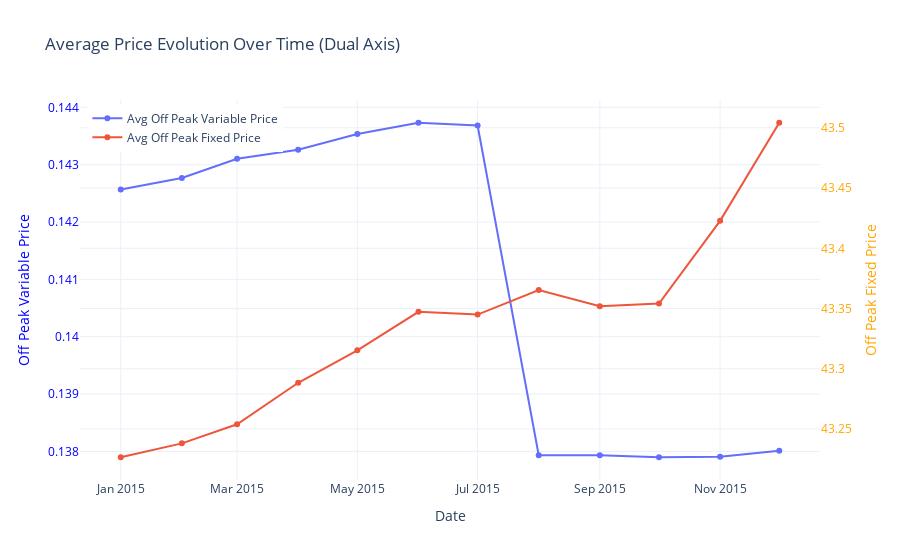

Here is the notebook cell this chart was saved with:
### Code cell
np.random.seed(0)
dates = pd.date_range(start="2015-01-01", periods=12, freq='MS')
client_ids = [f"client_{i}" for i in range(5)]

# Aggregating average prices per date
df_avg = df_price.groupby("price_date", as_index=False).agg({
    "price_off_peak_var": "mean",
    "price_off_peak_fix": "mean"
})

# Create interactive plot with Plotly
fig = go.Figure()

# Add variable price (left y-axis)
fig.add_trace(go.Scatter(
    x=df_avg['price_date'], 
    y=df_avg['price_off_peak_var'],
    mode='lines+markers',
    name='Avg Off Peak Variable Price',
    yaxis='y1'
))

# Add fixed price (right y-axis)
fig.add_trace(go.Scatter(
    x=df_avg['price_date'], 
    y=df_avg['price_off_peak_fix'],
    mode='lines+markers',
    name='Avg Off Peak Fixed Price',
    yaxis='y2'
))

# Configure layout for dual axes
fig.update_layout(
    title='Average Price Evolution Over Time (Dual Axis)',
    xaxis=dict(title='Date'),
    yaxis=dict(
        title='Off Peak Variable Price',
        titlefont=dict(color='blue'),
        tickfont=dict(color='blue')
    ),
    yaxis2=dict(
        title='Off Peak Fixed Price',
        titlefont=dict(color='orange'),
        tickfont=dict(color='orange'),
        overlaying='y',
        side='right'
    ),
    legend=dict(x=0.01, y=0.99),
    template='plotly_white'
)

# Show plot
fig.show()

### Figure 1 — Plotly figure (JSON) as saved in the notebook; plotly's stock layout.template omitted (floating-point values rounded to 4 significant figures)
{"data": [{"mode": "lines+markers", "name": "Avg Off Peak Variable Price", "type": "scatter", "x": ["2015-01-01", "2015-02-01", "2015-03-01", "2015-04-01", "2015-05-01", "2015-06-01", "2015-07-01", "2015-08-01", "2015-09-01", "2015-10-01", "2015-11-01", "2015-12-01"], "y": [0.1426, 0.1428, 0.1431, 0.1433, 0.1435, 0.1437, 0.1437, 0.1379, 0.1379, 0.1379, 0.1379, 0.138], "yaxis": "y"}, {"mode": "lines+markers", "name": "Avg Off Peak Fixed Price", "type": "scatter", "x": ["2015-01-01", "2015-02-01", "2015-03-01", "2015-04-01", "2015-05-01", "2015-06-01", "2015-07-01", "2015-08-01", "2015-09-01", "2015-10-01", "2015-11-01", "2015-12-01"], "y": [43.23, 43.24, 43.25, 43.29, 43.32, 43.35, 43.35, 43.37, 43.35, 43.35, 43.42, 43.5], "yaxis": "y2"}], "layout": {"legend": {"x": 0.01, "y": 0.99}, "title": {"text": "Average Price Evolution Over Time (Dual Axis)"}, "xaxis": {"title": {"text": "Date"}}, "yaxis": {"tickfont": {"color": "blue"}, "title": {"font": {"color": "blue"}, "text": "Off Peak Variable Price"}}, "yaxis2": {"overlaying": "y", "side": "right", "tickfont": {"color": "orange"}, "title": {"font": {"color": "orange"}, "text": "Off Peak Fixed Price"}}}}
